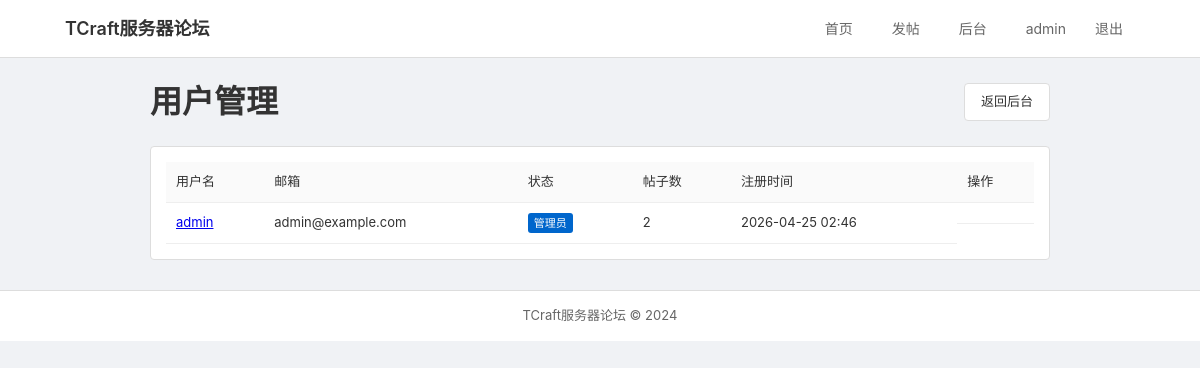
Before: /forum/admin/users (signed in) with the older database file.
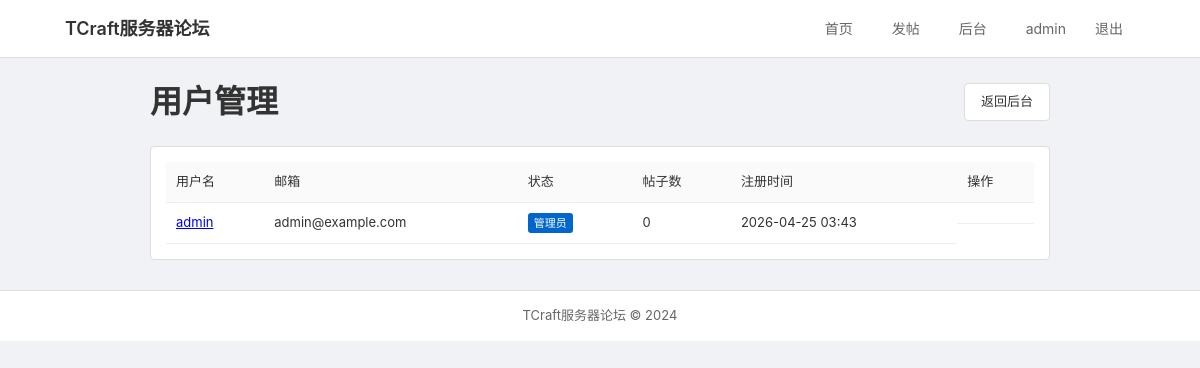
After: the same page with the newer database file.
### app/models.py (models this page shows, shortened)
class User(UserMixin, db.Model):
    id = db.Column(db.Integer, primary_key=True)
    username = db.Column(db.String(64), index=True, unique=True)
    email = db.Column(db.String(120), index=True, unique=True)
    password_hash = db.Column(db.String(128))
    avatar = db.Column(db.String(200), default='default_avatar.svg')
    signature = db.Column(db.String(200))
    is_admin = db.Column(db.Boolean, default=False)
    is_banned = db.Column(db.Boolean, default=False)
    created_at = db.Column(db.DateTime, default=datetime.utcnow)
    posts = db.relationship('Post', backref='author', lazy='dynamic')
    comments = db.relationship('Comment', backref='author', lazy='dynamic')

### app/routes/forum.py (the view)
@forum.route('/admin/users')
@login_required
def admin_users():
    if not current_user.is_admin:
        abort(403)
    page = request.args.get('page', 1, type=int)
    users = User.query.order_by(User.created_at.desc()).paginate(page=page, per_page=20, error_out=False)
    return render_template('forum/admin_users.html', users=users)

### app/__init__.py (called while the page is built)
def create_app(config_class=Config):
    app = Flask(__name__)
    app.config.from_object(config_class)
    db.init_app(app)
    login_manager.init_app(app)
    csrf.init_app(app)
    from app.models import User
    @login_manager.user_loader
    def load_user(id):
        return User.query.get(int(id))
    from app.routes.auth import auth as auth_blueprint
    app.register_blueprint(auth_blueprint, url_prefix='/auth')
    from app.routes.main import main as main_blueprint
    app.register_blueprint(main_blueprint)
    from app.routes.forum import forum as forum_blueprint
    app.register_blueprint(forum_blueprint, url_prefix='/forum')
    with app.app_context():
        db.create_all()
    return app

### app/templates/forum/admin_users.html (shortened to what this page needs)
{% extends "base.html" %}
{% block content %}
<div class="admin-container">
    <div style="display: flex; justify-content: space-between; align-items: center; margin-bottom: 20px;">
        <h1>用户管理</h1>
        <a href="{{ url_for('forum.admin') }}" class="btn">返回后台</a>
    </div>
    <div class="admin-section">
        <table class="admin-table">
            <thead>
                <tr>
                    <th>用户名</th>
                    <th>邮箱</th>
                    <th>状态</th>
                    <th>帖子数</th>
                    <th>注册时间</th>
                    <th>操作</th>
                </tr>
            </thead>
            <tbody>
                {% for user in users.items %}
                <tr>
                    <td>
                        <a href="{{ url_for('auth.profile', username=user.username) }}">{{ user.username }}</a>
                    </td>
                    <td>{{ user.email }}</td>
                    <td>
                        {% if user.is_admin %}<span class="badge badge-admin">管理员</span>{% endif %}
                    </td>
                    <td>{{ user.posts.count() }}</td>
                    <td>{{ user.created_at.strftime('%Y-%m-%d %H:%M') }}</td>
                    <td class="admin-actions">
                    </td>
                </tr>
                {% endfor %}
            </tbody>
        </table>
    </div>
</div>
{% endblock %}

### app/templates/base.html (shortened to what this page needs)
<!DOCTYPE html>
<html lang="zh-CN">
<head>
    <link rel="stylesheet" href="{{ url_for('static', filename='css/style.css') }}">
</head>
<body>
    <nav class="navbar">
        <div class="nav-container">
            <a href="{{ url_for('main.index') }}" class="nav-brand">TCraft服务器论坛</a>
            <div class="nav-menu">
                <a href="{{ url_for('main.index') }}" class="nav-link">首页</a>
                {% if current_user.is_authenticated %}
                    {% if current_user.is_banned %}
                    <span class="nav-link banned-tag">已封禁</span>
                    {% else %}
                    <a href="{{ url_for('forum.create_post') }}" class="nav-link">发帖</a>
                    {% endif %}
                    {% if current_user.is_admin %}
                    <a href="{{ url_for('forum.admin') }}" class="nav-link">后台</a>
                    {% endif %}
                    <div class="nav-user">
                        <a href="{{ url_for('auth.profile', username=current_user.username) }}" class="nav-link">{{ current_user.username }}</a>
                        <a href="{{ url_for('auth.logout') }}" class="nav-link">退出</a>
                    </div>
                {% else %}
                    <a href="{{ url_for('auth.login') }}" class="nav-link">登录</a>
                    <a href="{{ url_for('auth.register') }}" class="nav-link">注册</a>
                {% endif %}
            </div>
        </div>
    </nav>
    <div class="container">
        {% block content %}{% endblock %}
    </div>
    <footer class="footer">
        <div class="container">
            <p>TCraft服务器论坛 &copy; 2024</p>
        </div>
    </footer>
</body>
</html>

Changed rows visible on the page:
changed User "admin": posts.count "2" → "0"; created_at "2026-04-25 02:46" → "2026-04-25 03:43"
